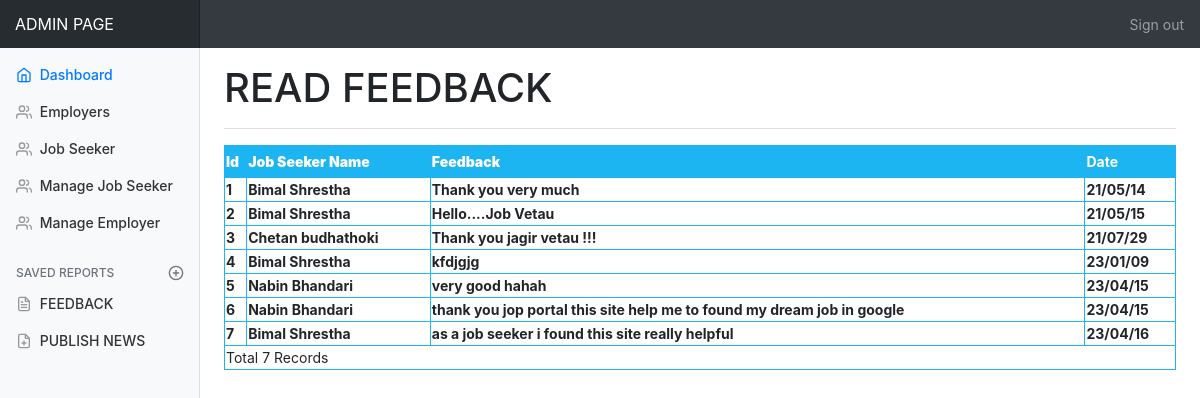
Screenshot of /admin/feedback.php (signed in) with the database file from the repository.
### tables this page shows
CREATE TABLE `feedback` (
  `FeedbackId` int(11) NOT NULL,
  `JobSeekId` int(11) NOT NULL,
  `Feedback` varchar(255) NOT NULL,
  `FeedbakDate` varchar(255) NOT NULL
);

CREATE TABLE `jobseeker_reg` (
  `JobSeekId` int(11) NOT NULL,
  `JobSeekerName` varchar(255) NOT NULL,
  `Address` varchar(255) NOT NULL,
  `City` varchar(255) NOT NULL,
  `Email` varchar(255) NOT NULL,
  `Mobile` varchar(255) NOT NULL,
  `Qualification` varchar(255) NOT NULL,
  `Experience` varchar(255) NOT NULL,
  `Gender` varchar(255) NOT NULL,
  `BirthDate` varchar(255) NOT NULL,
  `age` int(11) NOT NULL,
  `Resume` varchar(255) NOT NULL,
  `Status` varchar(255) NOT NULL,
  `Username` varchar(255) NOT NULL,
  `Password` varchar(255) NOT NULL,
  `Question` varchar(255) NOT NULL,
  `Answer` varchar(255) NOT NULL
);

### admin/feedback.php (the view, shortened to what this page needs)
<!doctype html>
<html lang="en">
  <head>
    <link rel="stylesheet" href="https://maxcdn.bootstrapcdn.com/bootstrap/4.5.2/css/bootstrap.min.css">
    <link href="./css/dashboard.css" rel="stylesheet">
  </head>
  <body>
    <nav class="navbar navbar-dark sticky-top bg-dark flex-md-nowrap p-0">
      <a class="navbar-brand col-sm-3 col-md-2 mr-0" href="#">ADMIN PAGE</a>
      <ul class="navbar-nav px-3">
        <li class="nav-item text-nowrap">
          <a class="nav-link" href="logout.php">Sign out</a>
        </li>
      </ul>
    </nav>
    <div class="container-fluid">
      <div class="row">
        <nav class="col-md-2 d-none d-md-block bg-light sidebar">
          <div class="sidebar-sticky">
            <ul class="nav flex-column">
            <li class="nav-item">
                <a class="nav-link active" href="#">
                  <span data-feather="home"></span>
                  Dashboard <span class="sr-only">(current)</span>
                </a>
              </li>
              <li class="nav-item">
                <a class="nav-link" href="employer.php">
                  <span data-feather="users"></span>
                  Employers
                </a>
              </li>
              <li class="nav-item">
                <a class="nav-link" href="jobseeker.php">
                  <span data-feather="users"></span>
                  Job Seeker
                </a>
              </li>
              <li class="nav-item">
                <a class="nav-link" href="managejobseeker.php">
                  <span data-feather="users"></span>
                   Manage Job Seeker
                </a>
              </li>
              <li class="nav-item">
                <a class="nav-link" href="manageemployer.php">
                  <span data-feather="users"></span>
                  Manage Employer
                </a>
              </li>
            <h6 class="sidebar-heading d-flex justify-content-between align-items-center px-3 mt-4 mb-1 text-muted">
              <span>Saved reports</span>
              <a class="d-flex align-items-center text-muted" href="#">
                <span data-feather="plus-circle"></span>
              </a>
            </h6>
            <ul class="nav flex-column mb-2">
              <li class="nav-item">
                <a class="nav-link" href="feedback.php">
                  <span data-feather="file-text"></span>
                  FEEDBACK
                </a>
              </li>
              <li class="nav-item">
                <a class="nav-link" href="admin_news.php">
                  <span data-feather="file-plus"></span>
                  PUBLISH NEWS
                </a>
              </li>
            </ul>
          </div>
        </nav>
        <main role="main" class="col-md-9 ml-sm-auto col-lg-10 pt-3 px-4">
          <div class="d-flex justify-content-between flex-wrap flex-md-nowrap align-items-center pb-2 mb-3 border-bottom">
            <h1>READ FEEDBACK</h1>
          </div>
          <table width="100%" border="1" bordercolor="#1CB5F1">
                        <tr style="color:#fff">
                            <th height="32" bgcolor="#1CB5F1" class="style3">
                                <div align="left" class="style9 style5"><strong>Id</strong></div>
                            </th>
                            <th bgcolor="#1CB5F1" class="style3">
                                <div align="left" class="style9 style5"><strong>Job Seeker Name</strong></div>
                            </th>
                            <th bgcolor="#1CB5F1" class="style3">
                                <div align="left" class="style9 style5"><strong>Feedback</strong></div>
                            </th>
                            <th bgcolor="#1CB5F1" class="style3">
                                <div align="left" class="style12">Date</div>
                            </th>
                        </tr>
                        <?php
                       include 'connection/db.php';
                        $sql = "select FeedbackId,Feedback,FeedbakDate,JobSeekerName from feedback,jobseeker_reg where feedback.JobSeekId=jobseeker_reg.JobSeekId";
                        $result = mysqli_query($conn,$sql);
                        while ($row = mysqli_fetch_array($result)) {
                            $Id = $row['FeedbackId'];
                            $Name = $row['JobSeekerName'];
                            $Feedback = $row['Feedback'];
                            $FeedbakDate = $row['FeedbakDate'];
                            ?>
                            <tr>
                                <td class="style3">
                                    <div align="left" class="style9 style5"><strong><?php echo $Id; ?></strong></div>
                                </td>
                                <td class="style3">
                                    <div align="left" class="style9 style5"><strong><?php echo $Name; ?></strong></div>
                                </td>
                                <td class="style3">
                                    <div align="left" class="style9 style5"><strong><?php echo $Feedback; ?></strong>
                                    </div>
                                </td>
                                <td class="style3">
                                    <div align="left" class="style9 style5"><strong><?php echo $FeedbakDate; ?></strong>
                                    </div>
                                </td>
                            </tr>
                            <?php
                        }
                        $records = mysqli_num_rows($result);
                        ?>
                        <tr>
                            <td colspan="4" class="style3">
                                <div align="left" class="style12"><?php echo "Total " . $records . " Records"; ?> </div>
                            </td>
                        </tr>
                    </table>
        </main>
      </div>
    </div>
  </body>
</html>

### admin/css/dashboard.css (style rules this page uses)
body { font-size: .875rem; }
.feather { width: 16px; height: 16px; vertical-align: text-bottom; }
.sidebar { position: fixed; top: 0; bottom: 0; left: 0; z-index: 100; padding: 0; box-shadow: inset -1px 0 0 rgba(0, 0, 0, .1); }
.sidebar-sticky { position: -webkit-sticky; position: sticky; top: 48px; height: calc(100vh - 48px); padding-top: .5rem; overflow-x: hidden; overflow-y: auto; }
.sidebar .nav-link { font-weight: 500; color: #333; }
.sidebar .nav-link .feather { margin-right: 4px; color: #999; }
.sidebar .nav-link.active { color: #007bff; }
.sidebar .nav-link:hover .feather, .sidebar .nav-link.active .feather { color: inherit; }
.sidebar-heading { font-size: .75rem; text-transform: uppercase; }
.navbar-brand { padding-top: .75rem; padding-bottom: .75rem; font-size: 1rem; background-color: rgba(0, 0, 0, .25); box-shadow: inset -1px 0 0 rgba(0, 0, 0, .25); }
.border-bottom { border-bottom: 1px solid #e5e5e5; }

### rows the page displays
feedback: FeedbackId "1", JobSeekId.JobSeekerName "Bimal Shrestha", Feedback "Thank you very much", FeedbakDate "21/05/14"
feedback: FeedbackId "2", JobSeekId.JobSeekerName "Bimal Shrestha", Feedback "Hello....Job Vetau", FeedbakDate "21/05/15"
feedback: FeedbackId "3", JobSeekId.JobSeekerName "Chetan budhathoki", Feedback "Thank you jagir vetau !!!", FeedbakDate "21/07/29"
feedback: FeedbackId "4", JobSeekId.JobSeekerName "Bimal Shrestha", Feedback "kfdjgjg", FeedbakDate "23/01/09"
feedback: FeedbackId "5", JobSeekId.JobSeekerName "Nabin Bhandari", Feedback "very good hahah", FeedbakDate "23/04/15"
feedback: FeedbackId "6", JobSeekId.JobSeekerName "Nabin Bhandari", Feedback "thank you jop portal this site help me to found my dream job in google", FeedbakDate "23/04/15"
feedback: FeedbackId "7", JobSeekId.JobSeekerName "Bimal Shrestha", Feedback "as a job seeker i found this site really helpful", FeedbakDate "23/04/16"

### other values shown
$records "7"
